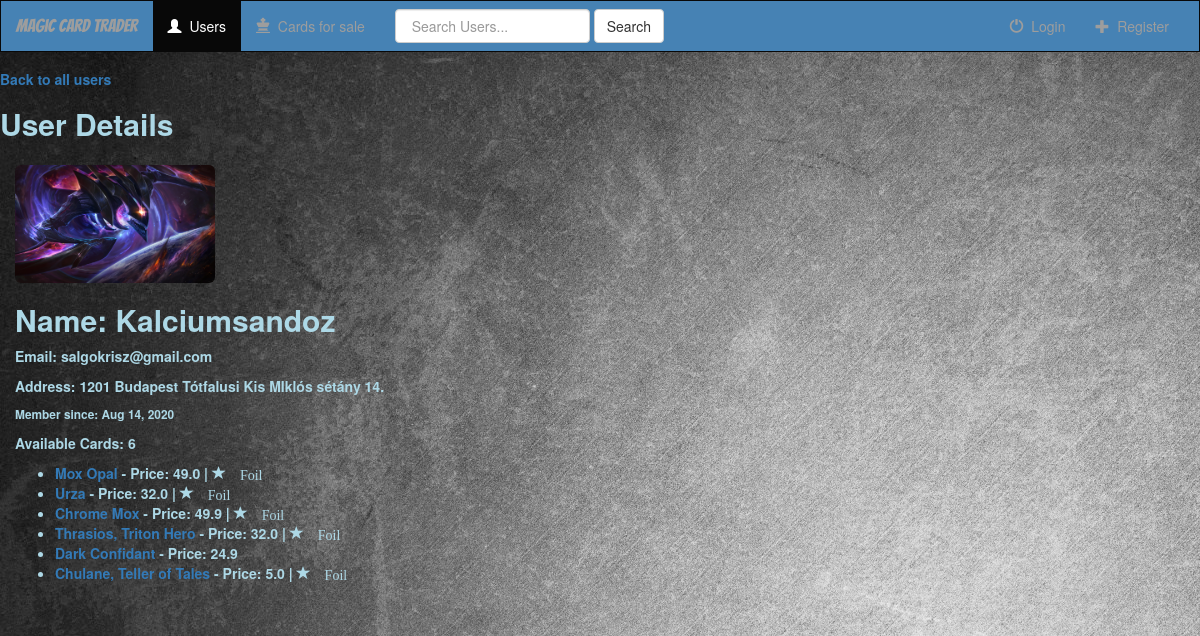
The app's page /users/11/ with its own data.
### Magic/models.py (models this page shows, shortened)
class Profile(models.Model):
    user = models.OneToOneField(User, on_delete=models.CASCADE, unique=True)
    user_photo = models.FileField(upload_to='profile_images', default='profile_images/default-profile-picture.jpg')
    date_registered = models.DateTimeField(auto_now_add=True, blank=True)
    address = models.TextField()

class Card(models.Model):
    name = models.CharField(max_length = 150)
    set_name = models.CharField(max_length = 150)
    price = models.FloatField()
    user = models.ForeignKey(User, on_delete=models.CASCADE)
    is_foil = models.BooleanField(default=False)
    is_ordered = models.BooleanField(default=False)

### Magic/views.py (the view)
# urls.py: re_path(r'^users/(?P<user_id>[0-9]+)/$',views.user_detail, name="user_detail"),
def user_detail(request, user_id):
    total_cards = User.objects.all()
    template = loader.get_template('magic/user_detail.html')
    try:
        user = User.objects.get(pk=user_id)
        card = Card.objects.all()
    except User.DoesNotExist:
        raise Http404("User does not exist")
    context = {
        'user': user,
        'card': card,
        'nbar': 'users',
    }
    return HttpResponse(template.render(context, request))

### Magic/templates/magic/user_detail.html
{% extends 'magic/base.html' %}
{% block body %}
    <h5 class="basic-text"><a href="{% url 'Magic:users' %}">Back to all users</a></h5>
    <h2 class="basic-text">User Details</h2>
    <div class="content-box">
        <div class="media-body">
            <div class="panel-body">
                <img class="img-rounded img-responsive" src="{{ user.profile.user_photo.url }}" width=200px>
                <h2 class="account-heading basic-text">Name: {{ user.get_username }} </h2>
                <p class="text-secondary basic-text">Email: {{ user.email }} </p>
                {% if user.profile.address %}
                    <p class="text-secondary basic-text">Address: {{ user.profile.address }}</p>
                {% else %}
                    <p class="text-secondary basic-text">Address: No address set</p>
                {% endif %}
                <p class="small basic-text">Member since: {{ user.profile.date_registered | date:"M d, Y" }}</p>
                <p class="text-secondary basic-text">Available Cards: {{ user.card_set.count }} </p>
                <ul>
                    {% for card in user.card_set.all %}
                    <li class="basic-text">
                        <a href="{% url 'Magic:card_detail' card.id %}" >{{ card.name }}</a>
                        - Price: {{card.price}}
                        {% if card.is_foil %}
                           | <span class="glyphicon glyphicon-star"> Foil</span>
                        {% endif %}
                    </li>
                    {% endfor %}
                </ul>
            </div>
        </div>
    </div>
{% endblock %}

### Magic/static/magic/style.css (style rules this page uses)
body { background: white url("images/background.jpg"); }
.basic-text { color: lightblue; font-weight: bold; }

### records on screen
Card: name "Mox Opal", price "49.0", is_foil "Foil"
Card: name "Urza", price "32.0", is_foil "Foil"
Card: name "Chrome Mox", price "49.9", is_foil "Foil"
Card: name "Thrasios, Triton Hero", price "32.0", is_foil "Foil"
Card: name "Dark Confidant", price "24.9"
Card: name "Chulane, Teller of Tales", price "5.0", is_foil "Foil"

### other values on screen
{{ user.get_username }} "Kalciumsandoz"
{{ user.email }} "salgokrisz@gmail.com"
{{ user.profile.address }} "1201 Budapest Tótfalusi Kis MIklós sétány 14."
{{ user.profile.date_registered | date:"M d, Y" }} "Aug 14, 2020"
{{ user.card_set.count }} "6"
